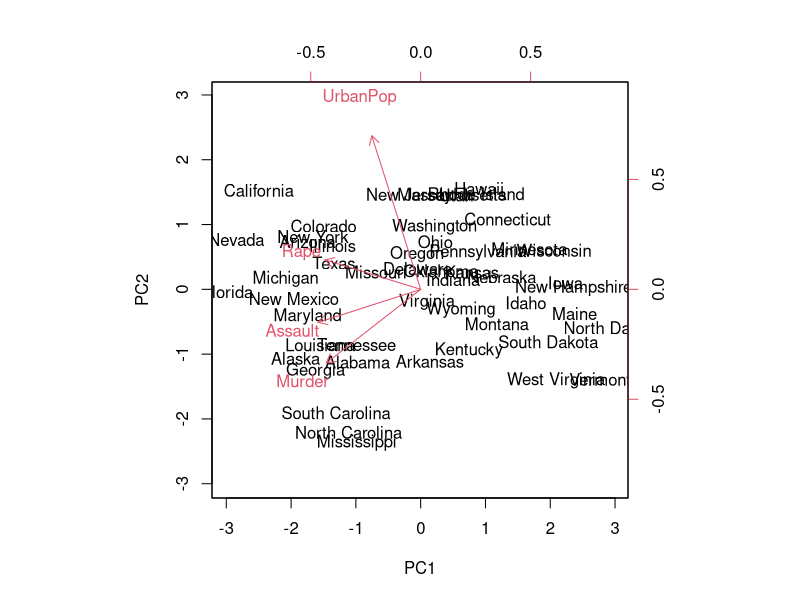
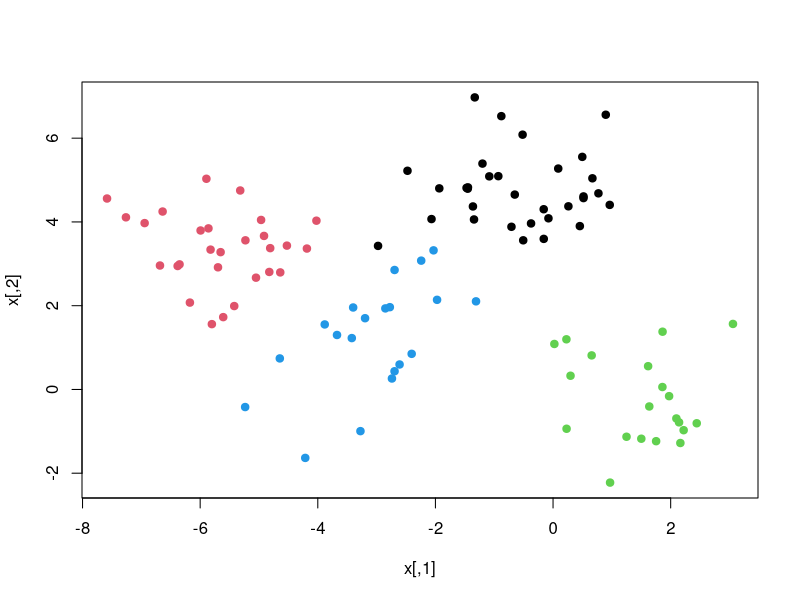
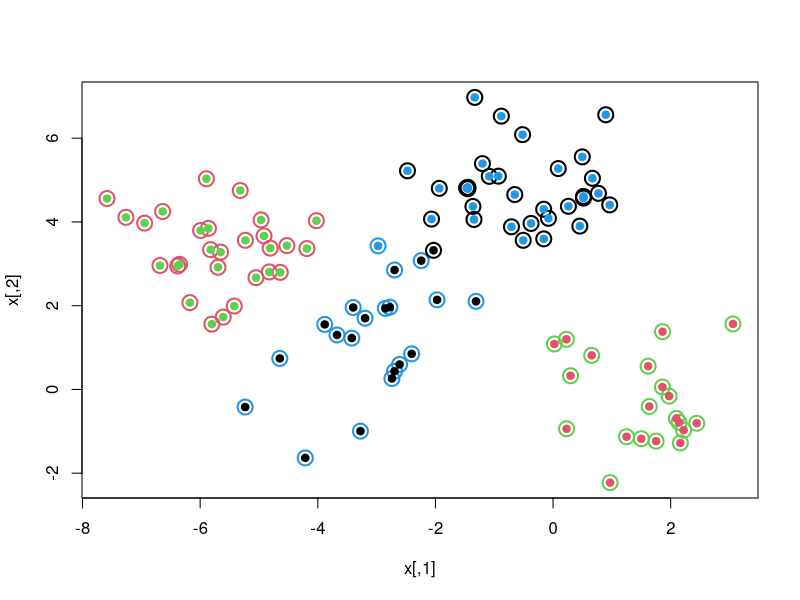
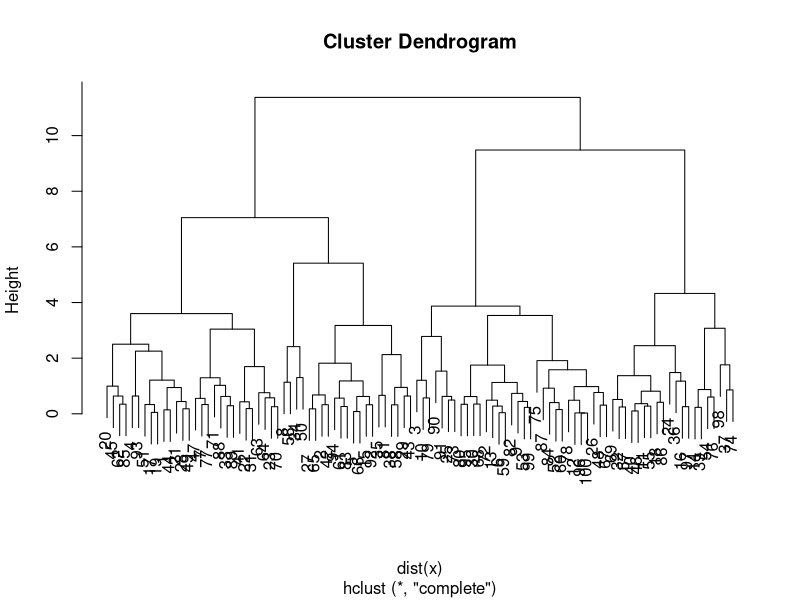
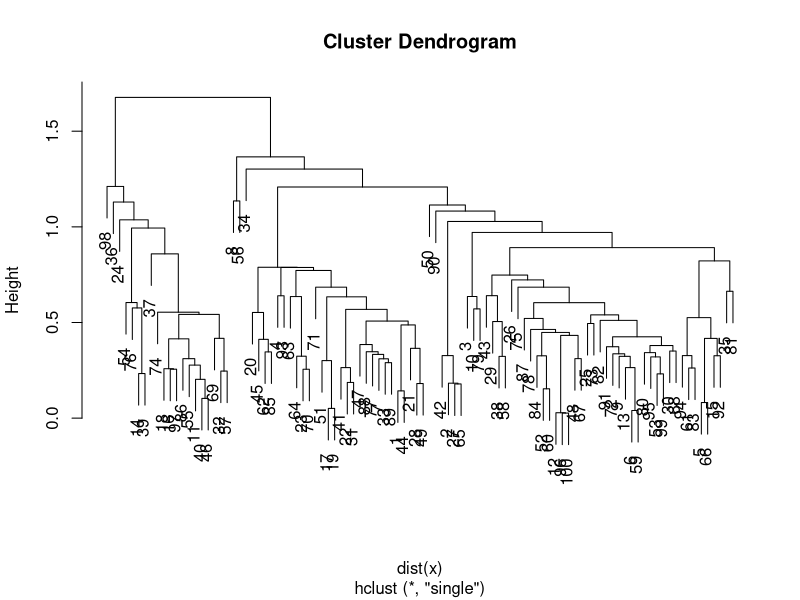
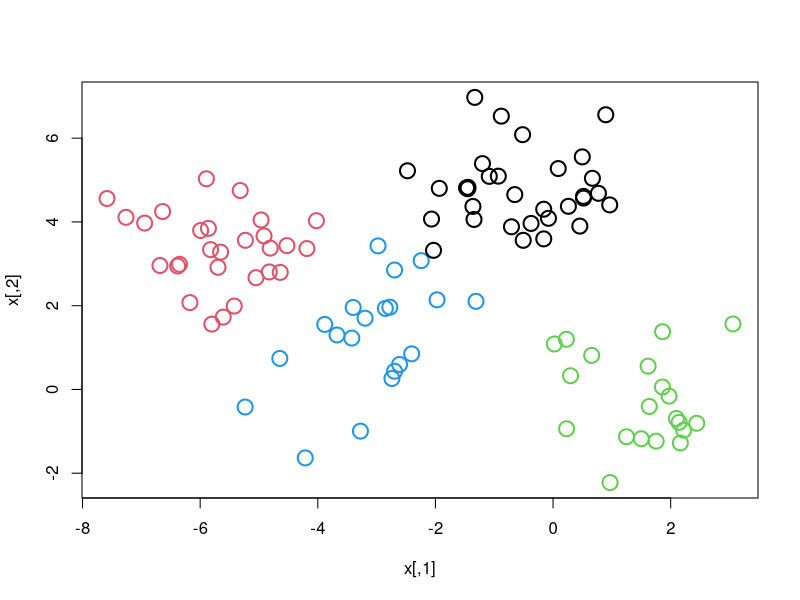
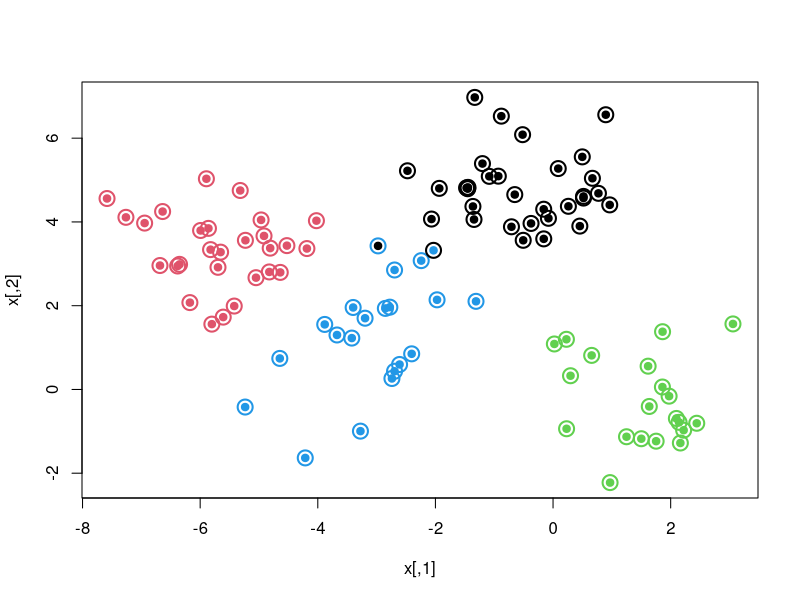
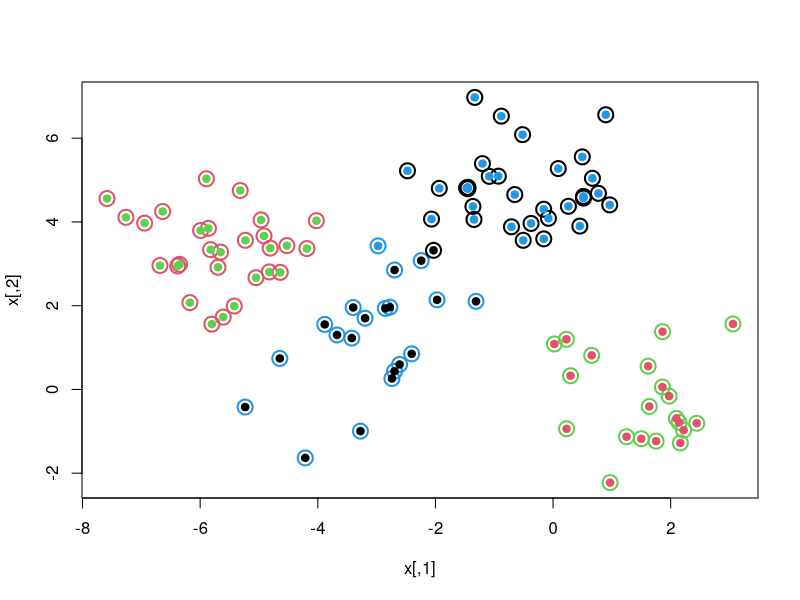

Generate these figures, in order, with R:
## ---- chunk 1
#Mean for the entire data set
apply(USArrests, 2, mean)

#Variance for the entire data set
apply(USArrests, 2, var)

## ---- chunk 2
#Perform a principle components analysis on the given data matrix
pca.out <- prcomp(USArrests, scale = TRUE)

#Returns the results as an object of class prcomp.
pca.out

## ---- chunk 3
#Create a biplot
biplot(pca.out, scale = 0)

## ---- chunk 4
#Set the seed for reproduceability
set.seed(101)

#Create a two-column matrix of random normal values
x <- matrix(rnorm(100 * 2), 100, 2)

#Generate some "means" to displace the Gaussians above by shifting the means
xmean <- matrix(rnorm(8, sd = 4), 4, 2) #4 Clusters

#randomly assign sampkle means to `x`
assignMeans <- sample(1:4, 100, replace = TRUE)
x <- x + xmean[assignMeans, ]

#Plot the resultant matrix
plot(x, col = assignMeans, pch = 19)

## ---- chunk 5
#Fit the model, specifying the number of clusters
km.out <- kmeans(x, 4, nstart = 15) #15 random start locations

#view the summary output
km.out

## ---- chunk 6
#Plot the Cluster Vector 
plot(x, col = km.out$cluster, cex = 2, pch = 1, lwd = 2)

#Add origional data points and correct for color assignemnts
points(x, col = c(4, 3, 2, 1)[assignMeans], pch = 19)

## ---- chunk 7
#Generate the model with the largest distanve between clusters
hc.complete <- hclust(dist(x), method = "complete")

#Make a plot
plot(hc.complete)

## ---- chunk 8
#Generate the modelwith the smallest distance between clusters
hc.single  <- hclust(dist(x), method = "single")

#Make a plot
plot(hc.single)

## ---- chunk 9
#Set the seed for reproduceability
set.seed(101)

#re-generate the fake data
x <- matrix(rnorm(100 * 2), 100, 2)

#Generate some "means" to displace the Gaussians above by shifting the means
xmean <- matrix(rnorm(8, sd = 4), 4, 2) #4 Clusters

#randomly assign sampkle means to `x`
assignMeans <- sample(1:4, 100, replace = TRUE)
x <- x + xmean[assignMeans, ]

#Fit the model, specifying the number of clusters
km.out <- kmeans(x, 4, nstart = 15) #15 random start locations

#Plot the cluster Vector
plot(x, col = km.out$cluster, cex = 2, pch = 1, lwd = 2)

## ---- chunk 10
#Plot the cluster Vector
plot(x, col = km.out$cluster, cex = 2, pch = 1, lwd = 2)
points(x, col = assignMeans, pch = 19)

## ---- chunk 11
#Plot the cluster Vector
plot(x, col = km.out$cluster, cex = 2, pch = 1, lwd = 2)

#Add origional data points and correct for color assignemnts
points(x, col = c(4, 3, 2, 1)[assignMeans], pch = 19)

